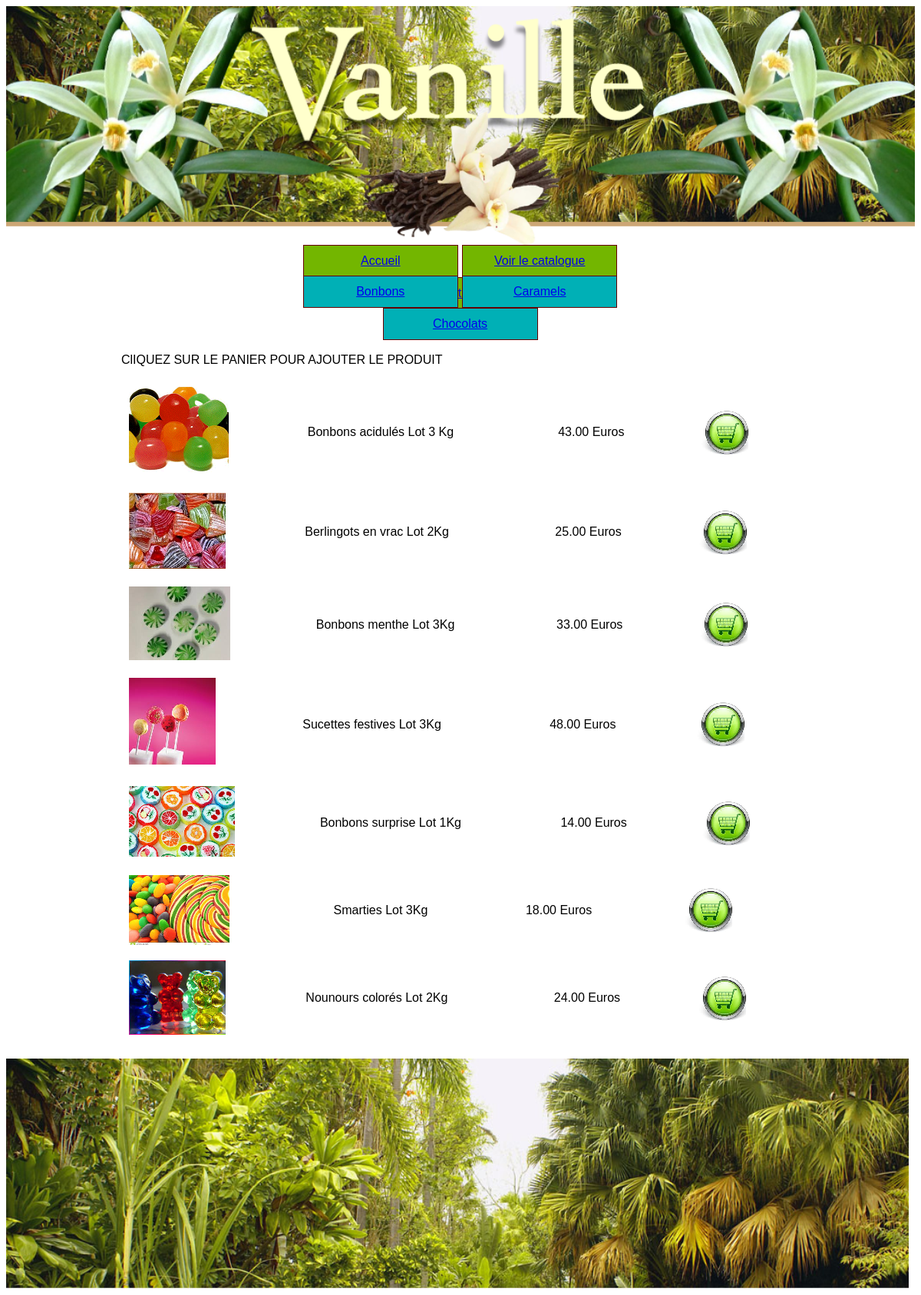
The page /index.php?uc=voirProduits&categorie=bon&action=voirProduits on the database its author committed.
### tables this page shows
CREATE TABLE IF NOT EXISTS `categorie` (
  `CAT_id` char(3) NOT NULL,
  `libelle` char(32) DEFAULT NULL,
  PRIMARY KEY (`CAT_id`)
);

CREATE TABLE IF NOT EXISTS `produit` (
  `PDT_id` char(5) NOT NULL,
  `description` char(50) DEFAULT NULL,
  `prix` decimal(10,2) DEFAULT NULL,
  `image` char(32) DEFAULT NULL,
  `idCategorie` char(3) NOT NULL,
  PRIMARY KEY (`PDT_id`),
  KEY `I_FK_Produit_CATEGORIE` (`idCategorie`)
);

### util/class.pdoVanille.inc.php (called while the page is built, shortened)
<?php
class PdoVanille
{
	private static $monPdo;
	private static $monPdoVanille = null;
	private function __construct()
	{
		PdoVanille::$monPdo = new PDO('mysql:host=localhost;dbname=vanille', 'root', '');
		PdoVanille::$monPdo->query("SET CHARACTER SET utf8");
	}
	public  static function getPdoVanille()
	{
		if (PdoVanille::$monPdoVanille == null) {
			PdoVanille::$monPdoVanille = new PdoVanille();
		}
		return PdoVanille::$monPdoVanille;
	}
	public function getLesCategories()
	{
		$req = "select * from categorie";
		$res = PdoVanille::$monPdo->query($req);
		$lesLignes = $res->fetchAll();
		return $lesLignes;
	}
	public function getLesProduitsDeCategorie($idCategorie)
	{
		$req = "select * from produit where idCategorie = '$idCategorie'";
		$res = PdoVanille::$monPdo->query($req);
		$lesLignes = $res->fetchAll();
		return $lesLignes;
	}
}

### vues/v_produits.php (the view)
<div id="produits">
<?php
echo '    <p>ClIQUEZ SUR LE PANIER POUR AJOUTER LE PRODUIT</p> ';
foreach( $lesProduits as $unProduit)
{
	$id = $unProduit['PDT_id'];
	$description = $unProduit['description'];
	$prix=$unProduit['prix'];
	$image = $unProduit['image'];
  ?>
<table  cellpadding=10 width=100% cellspacing=0>
	<tr>
			<td><img src="<?=$image ?>" alt=image /></td>
			<td><?=$description ?></td>
			 <td><?=$prix." Euros" ?></td>
			 <td><a href=index.php?uc=voirProduits&categorie=<?=$categorie ?>&produit=<?=$id ?>&action=ajouterAuPanier>
			 <img src="images/AjoutPanier.png" TITLE="Ajouter au panier" </td></a>
	</tr>
<?php
}
?>
</table>
</div>

### vues/v_categories.php
<div id="categories">
<?php
foreach( $lesCategories as $uneCategorie)
{
	$idCategorie = $uneCategorie['CAT_id'];
	$libCategorie = $uneCategorie['libelle'];
  ?>
	<div>
		<a href=index.php?uc=voirProduits&categorie=<?=$idCategorie ?>&action=voirProduits><?=$libCategorie ?></a>
	</div>
<?php
}
?>
</div>

### util/cssGeneral.css (style rules this page uses)
html { font: normal 100%/1.2em "Trebuchet MS", Verdana, Helvetica, Arial, sans-serif; }
#categories { width: 50%; margin-left: 25%; text-align: center; }
#produits { padding: 0 150px; }
#categories div { height: 2.5em; line-height: 2.5em; list-style-type: none; list-style-image: none; display: inline-block; width: 33.33%; text-align: center; width: 200px; border: 1px solid #600; margin-right: 1px; color: #FFFF00; background: #00b0b6; }

### rows shown on the page
categorie: libelle "Bonbons"
categorie: libelle "Caramels"
categorie: libelle "Chocolats"
produit: image (picture), description "Bonbons acidulés Lot 3 Kg", prix "43.00"
produit: image (picture), description "Berlingots en vrac Lot 2Kg", prix "25.00"
produit: image (picture), description "Bonbons menthe Lot 3Kg", prix "33.00"
produit: image (picture), description "Sucettes festives Lot 3Kg", prix "48.00"
produit: image (picture), description "Bonbons surprise Lot 1Kg", prix "14.00"
produit: image (picture), description "Smarties Lot 3Kg", prix "18.00"
produit: image (picture), description "Nounours colorés Lot 2Kg", prix "24.00"
